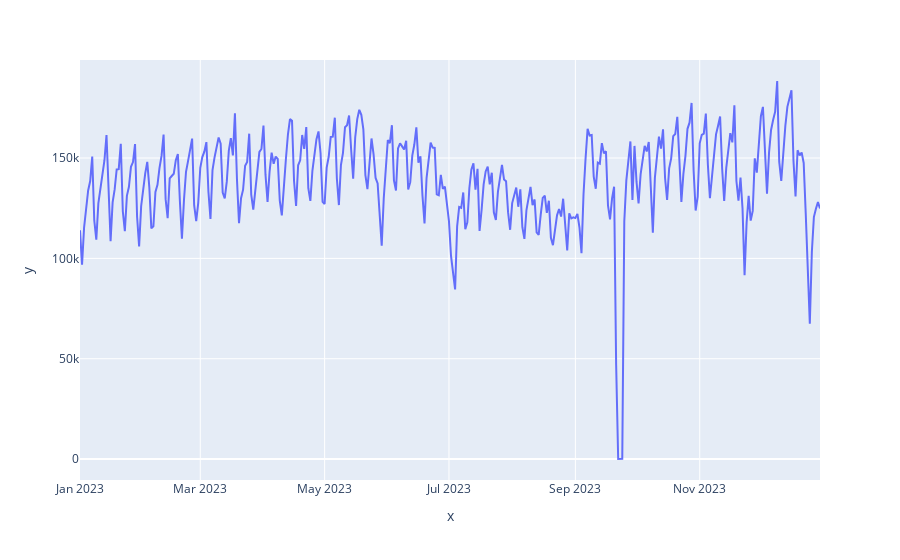

Notebook source saved alongside this figure:
### Markdown cell above
### Exogenous model

### Code cell
px.line(x = df.index, y = df['passenger_count'])

### Figure 1 — Plotly figure (JSON) as saved in the notebook; plotly's stock layout.template omitted (floating-point values rounded to 4 significant figures; data arrays with more than 128 entries replaced by an {"elided": "..."} marker saying what was removed)
{"data": [{"hovertemplate": "x=%{x}<br>y=%{y}<extra></extra>", "legendgroup": "", "line": {"color": "#636efa", "dash": "solid"}, "marker": {"symbol": "circle"}, "mode": "lines", "name": "", "orientation": "v", "showlegend": false, "type": "scatter", "x": {"elided": "364 str values"}, "xaxis": "x", "y": {"elided": "364 int values"}, "yaxis": "y"}], "layout": {"legend": {"tracegroupgap": 0}, "margin": {"t": 60}, "xaxis": {"anchor": "y", "domain": [0, 1], "title": {"text": "x"}}, "yaxis": {"anchor": "x", "domain": [0, 1], "title": {"text": "y"}}}}
